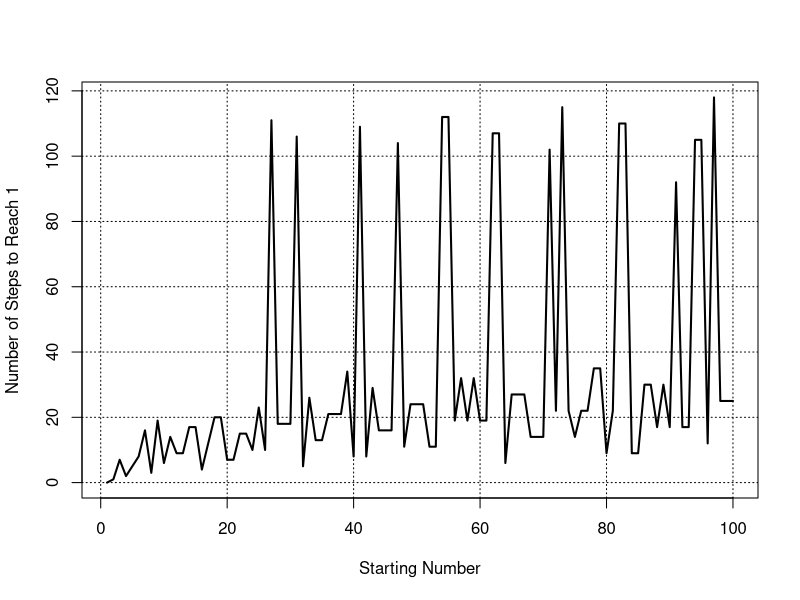
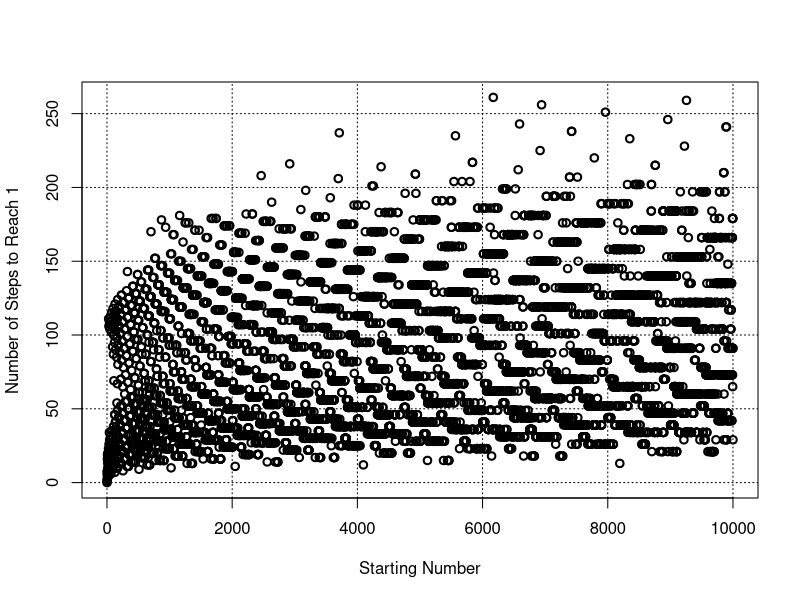
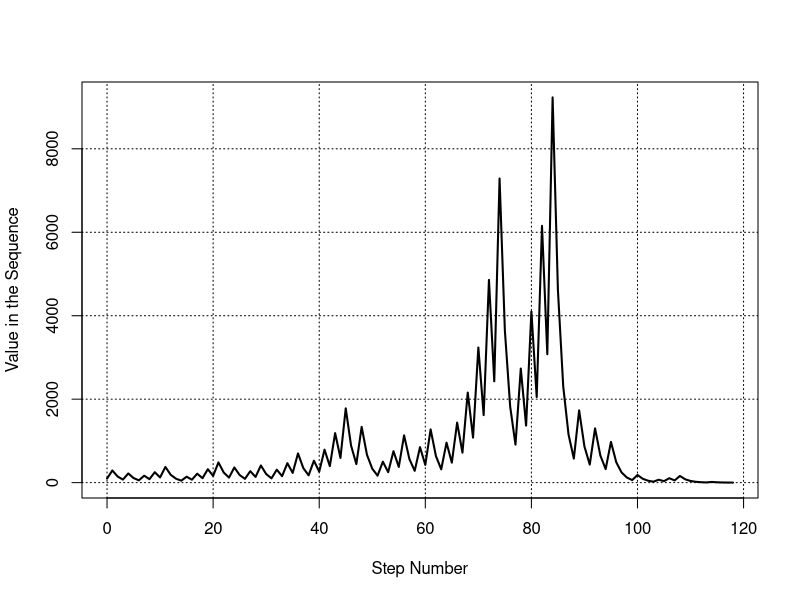
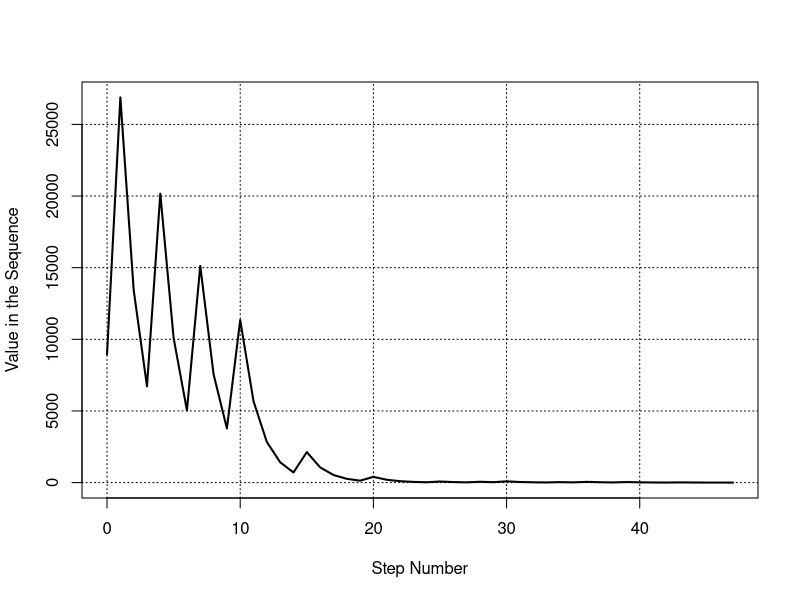
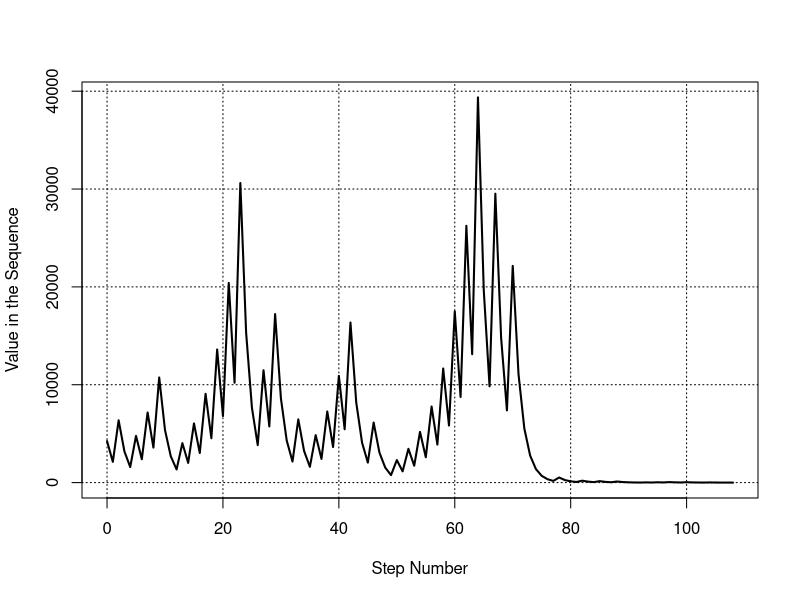
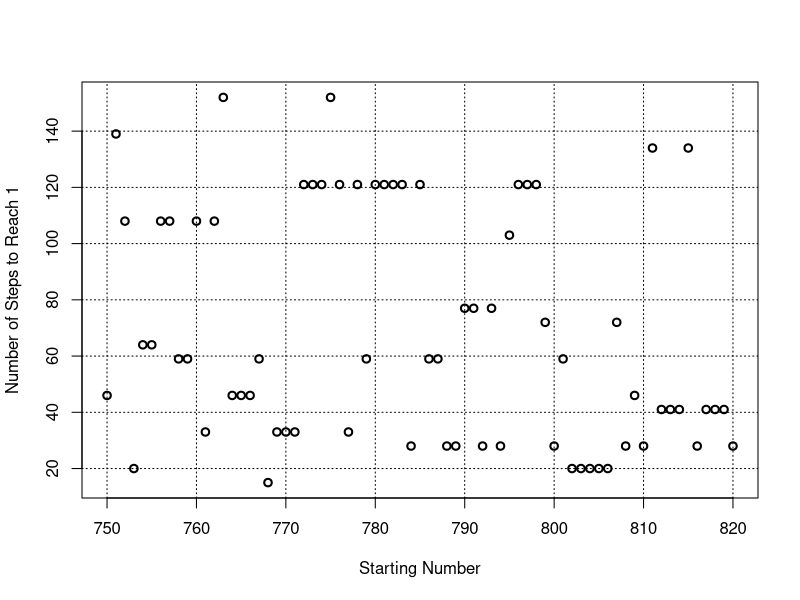
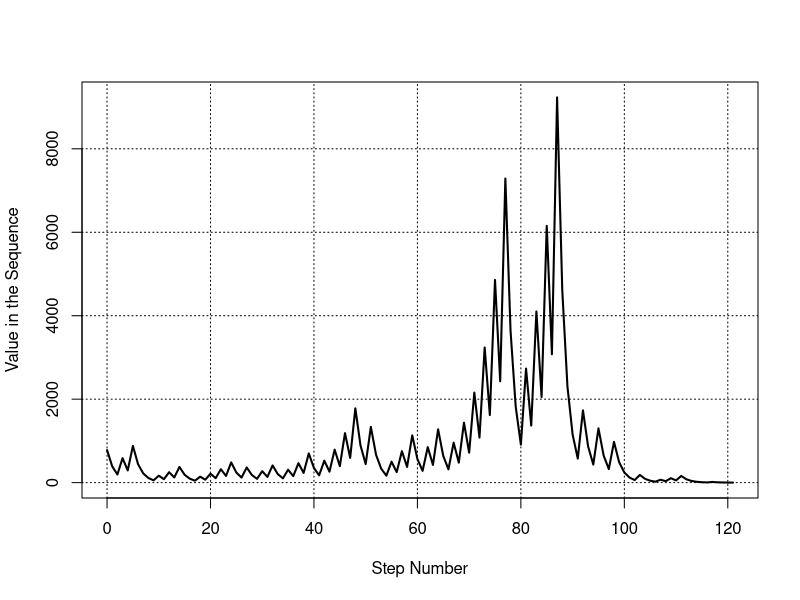

Write the R code that produced these figures, in order.
 ##########################################################################
### Math-15900 Intro to R
### Fall 2022
### Lab #9 Collatz Conjecture, or Syracuse Problem
##########################################################################

##########################################################################################################
### What is the Collatz conjecture? Choose a positive integer and define a sequence of numbers in a particular
### way.
### Given a number n, the next number in the sequence is obtained as follows.
### If n is even then divide n by 2. If it is odd, then multiply it by 3 and add 1.
### Do the same with the newly created number in the sequence.
### Here is an example: Start with 12
### 12 is even so the next number is 6.
### 6 is even so the next number is 3.
### 3 is odd so multiply by 3 and add 1 to get 10.
### 10 is even so the next number is 5
### 5 is odd so 3*5+1=16
### 16 is even so we get 8
### 8 is even so we get 4
### 4 is even so we get 2
### 2 is even so we get 1
### 1 is odd so 1*3+1=4.
### Note that the sequence will now keep repeating 4, 2, 1. 
### The number 12 terminates after 9 steps (gets to 1 in 9 steps).
### The Collatz conjecture says that all starting numbers n will eventually end up at 1.
### This is has not been proven, that is why it is called a conjecture.
### The problem was first stated in 1937.
### Today's lab will explore this conjecture.
#########################################################################################################


#########################################################################################################
### We first define a function that gets the next number in the sequence.
### Recall that %% returns the remainder after division.
### num%%2==0 checks if a number is even.
#########################################################################################################

next_n <- function(num){
    if(num == 1)
      return("Done")
   
    if(num %% 2 == 0)
      return(num / 2)
     
    return(3 * num + 1)
}

## You should check to see if the function works.

next_n(12)

### A quick explanation of the while loop.
### A for loop continues over the number of steps you set
### for (i in 1:10) does something 10 times.
### A while loop continues until a condition is satisfied.
### This example starts with x=3 and will continue while
### x < 20. Each time through the loop it doubles x
### and then checks to see if it is less than 20. Repeat.

###
### Why was the final value of x 24?

x=3
while (x < 20){
x<-2*x}
x

### Let's get the Collatz sequence length. Note that != is not equal.

get_length <- function(x)
{
  count=0
  while(x != 1)
  {
    x <- next_n(x)
    count=count+1
    }
    return(count)
}

### Check the function with 12, our example above.

get_length(12)


### Let's plot results from 1 to 100.

max_n=100
range=1:max_n

results<-sapply(range, get_length) ## What does sapply() do?

plot(range,results,type="l",lwd=2,xlab="Starting Number", ylab="Number of Steps to Reach 1")
grid(NULL,NULL,col="black")

# The longest sequence from 1 to 100 seems to be 118 starting with 97.

get_length(97)

# Any patterns in the data?


### Let's plot results from 1 to 10000.


max_n=10000
range=1:max_n

results<-sapply(range, get_length)

plot(range,results,lwd=2,xlab="Starting Number", ylab="Number of Steps to Reach 1")
grid(NULL,NULL,col="black")

# Note the longest sequence in this range is around 250

# Any patterns in the data?


### Now let's plot the sequence or path a number takes to get to 1.

get_seq <- function(x)
{
    result <- x
    while(x != 1)
    {
      x <- next_n(x)
	result <- c(result,x)	
     }
      return(result)
}

get_seq(12) # THis gives us the "path" to 1


### A plot of the path of 97.

start_n=97

range <- 0:get_length(start_n)
result <- get_seq(start_n)

plot(range,result,type="l", lwd=2,xlab="Step Number", ylab="Value in the Sequence")
grid(NULL,NULL,col="black")

# This is odd. The 97 sequence got close to 1 in the first 20 and then exploded
# to 9232, max(result) will get you this,
# on the other hand, the number 8961 gets to 1 fairly quickly.

range<- 0:get_length(8961)
result<- get_seq(8961)

length(range)
length(result)

plot(range,result,type="l", lwd=2, xlab="Step Number", ylab="Value in the Sequence")
grid(NULL,NULL,col="black")



#########################################################################################################
### Homework
##########################################################################################################

#Need these functions:

next_n <- function(num){
    if(num == 1)
      return("Done")
   
    if(num %% 2 == 0)
      return(num / 2)
     
    return(3 * num + 1)
}

get_seq <- function(x)
{
    result <- x
    while(x != 1)
    {
      x <- next_n(x)
	result <- c(result,x)	
     }
      return(result)
}


get_length <- function(x)
{
    count=0
    while(x != 1)
    {
      x <- next_n(x)
	count=count+1	
     }
      return(count)
}

### Problem 1 #############################################################################################################
### How long is the sequence if we start with 4242?

next_n <- function(num){
    if(num == 1)
      return("Done")
   
    if(num %% 2 == 0)
      return(num / 2)
     
    return(3 * num + 1)
}

get_length <- function(x)
{
  count=0
  while(x != 1)
  {
    x <- next_n(x)
    count=count+1
    }
    return(count)
}

get_length(4242) # the sequence has 108 steps until it reaches 0;

### Problem 2 #############################################################################################################
### Plot the sequence of numbers starting with 4242 and find the exact maximum value the
### sequence achieves (not reading off the graph - write code to do this).

get_seq <- function(x)
{
    result <- x
    while(x != 1)
    {
      x <- next_n(x)
	result <- c(result,x)	
     }
      return(result)
}

start_n=4242

range <- 0:get_length(start_n)
result <- get_seq(start_n)


plot(range,result,type="l", lwd=2,xlab="Step Number", ylab="Value in the Sequence")
grid(NULL,NULL,col="black")

max(result) # the max value is 39364

### Problem 3 #############################################################################################################
### Graph the length of the sequences with starting numbers from 750 to 820 

get_length <- function(x)
{
  count=0
  while(x != 1)
  {
    x <- next_n(x)
    count=count+1
    }
    return(count)
}

max_n=820
range=750:max_n

results<-sapply(range, get_length)

plot(range,results,lwd=2,xlab="Starting Number", ylab="Number of Steps to Reach 1")
grid(NULL,NULL,col="black")


### Problem 4 #############################################################################################################
### What number takes the most interesting path, graph the path, explain why you think it is interesting.

get_seq <- function(x)
{
    result <- x
    while(x != 1)
    {
      x <- next_n(x)
	result <- c(result,x)	
     }
      return(result)
}

start_n=780

range <- 0:get_length(start_n)
result <- get_seq(start_n)


plot(range,result,type="l", lwd=2,xlab="Step Number", ylab="Value in the Sequence")
grid(NULL,NULL,col="black")

max(result)
# Numbers 780-783, 785 all have interesting paths in that they look the same after about 20 steps,
# and they also have the same max value


### Problem 5 #############################################################################################################
### Create a while loop that starts with the number 9 and keeps dividing it in half
### until the number is below 0.0001. The while loop should count how many steps it takes.
### How many steps does it take?

x <- 9;
counter <- 0;
while (x>0.0001) {
  x <- x/2;
  counter <- counter + 1;
}
counter; # 17 steps
